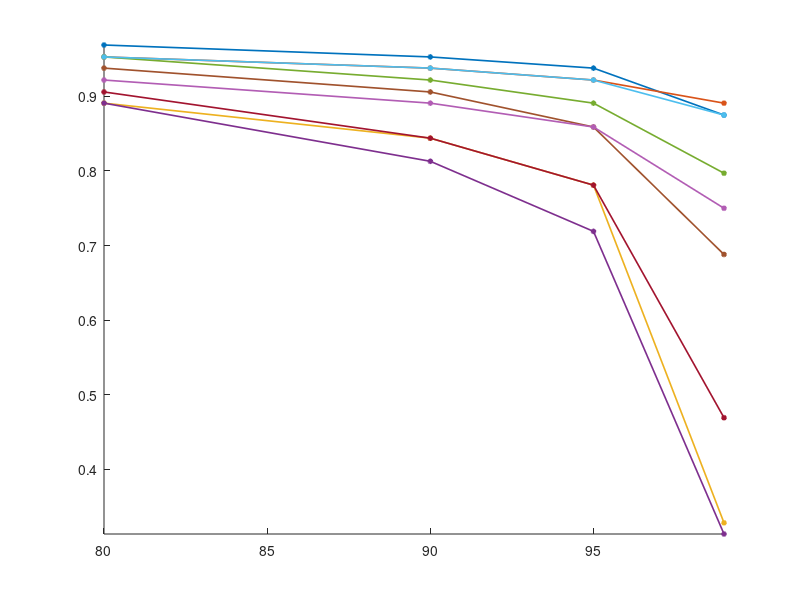

This figure's MATLAB source: (Note: this script raises an error after producing the figure.)
%% Plot outage probability for 9 scenarios


x =    [80	    90	    95	    99];
data = [0.969	0.953	0.938	0.875;
        0.953	0.938	0.922	0.891;
        0.891	0.844	0.781	0.328;
        0.891	0.813	0.719	0.313;
        0.953	0.922	0.891	0.797;
        0.953	0.938	0.922	0.875;
        0.906	0.844	0.781	0.469;
        0.938	0.906	0.859	0.688;
        0.922	0.891	0.859	0.750];

%      RGB Triplet	   Appearance
colors = {[0.0000 0.4470 0.7410], ... % dark blue
          [0.8500 0.3250 0.0980], ... % dark orange
          [0.9290 0.6940 0.1250], ... % dark yellow
          [0.4940 0.1840 0.5560], ... % dark purple
          [0.4660 0.6740 0.1880], ... % medium green
          [0.3010 0.7450 0.9330], ... % light blue
          [0.6350 0.0780 0.1840], ... % dark red
          [0.6275 0.3216 0.1765], ... % INVENTED 2 - sienabrown
          [0.7000 0.3640 0.7060], ... % INVENTED 1 - light purple
          %[0.8235 0.4118 0.1176], ... % chocbrown 
          %[0.5451 0.2706 0.0745], ... % saddlebrown
          };

legend_entries = cell(9,1);  
f = figure();
hold on;
for i = 1:9
    plot(x, data(i,:), '-o', 'Color', colors{i}, ...
         'MarkerSize', 3, 'MarkerFaceColor', 'auto',...
         'Linewidth', 1.2);
    legend_entries{i} = ['Scenario ' num2str(i)];
end

axis tight;
% legend(legend_entries, 'Location', 'northwest', 'NumColumns', 1)
legend(legend_entries, 'Location', 'SW', 'NumColumns', 1)
xlabel('Guaranteed reliability (1 - Outage probability)')
ylabel('Overhead savings')
ylim([min(ylim()), 1])
xticks(x);
xticklabels(x);
grid minor;
box on;
ax = gca(); ax.GridAlpha = 0.5;
saveas(f, 'outage2.svg')
print(f, 'outage2', '-depsc')

    